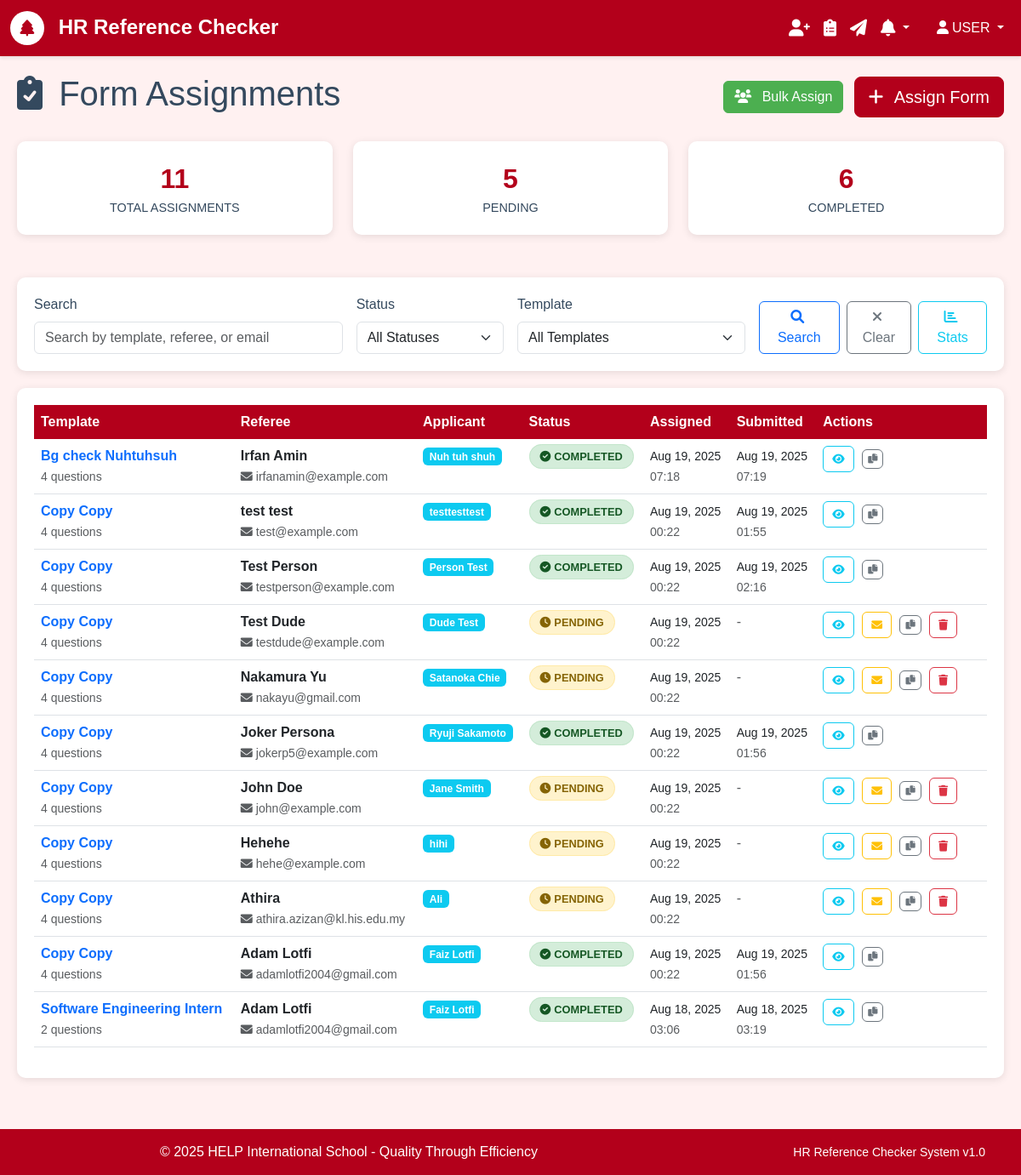
The app's page /forms/ (signed in), older data.
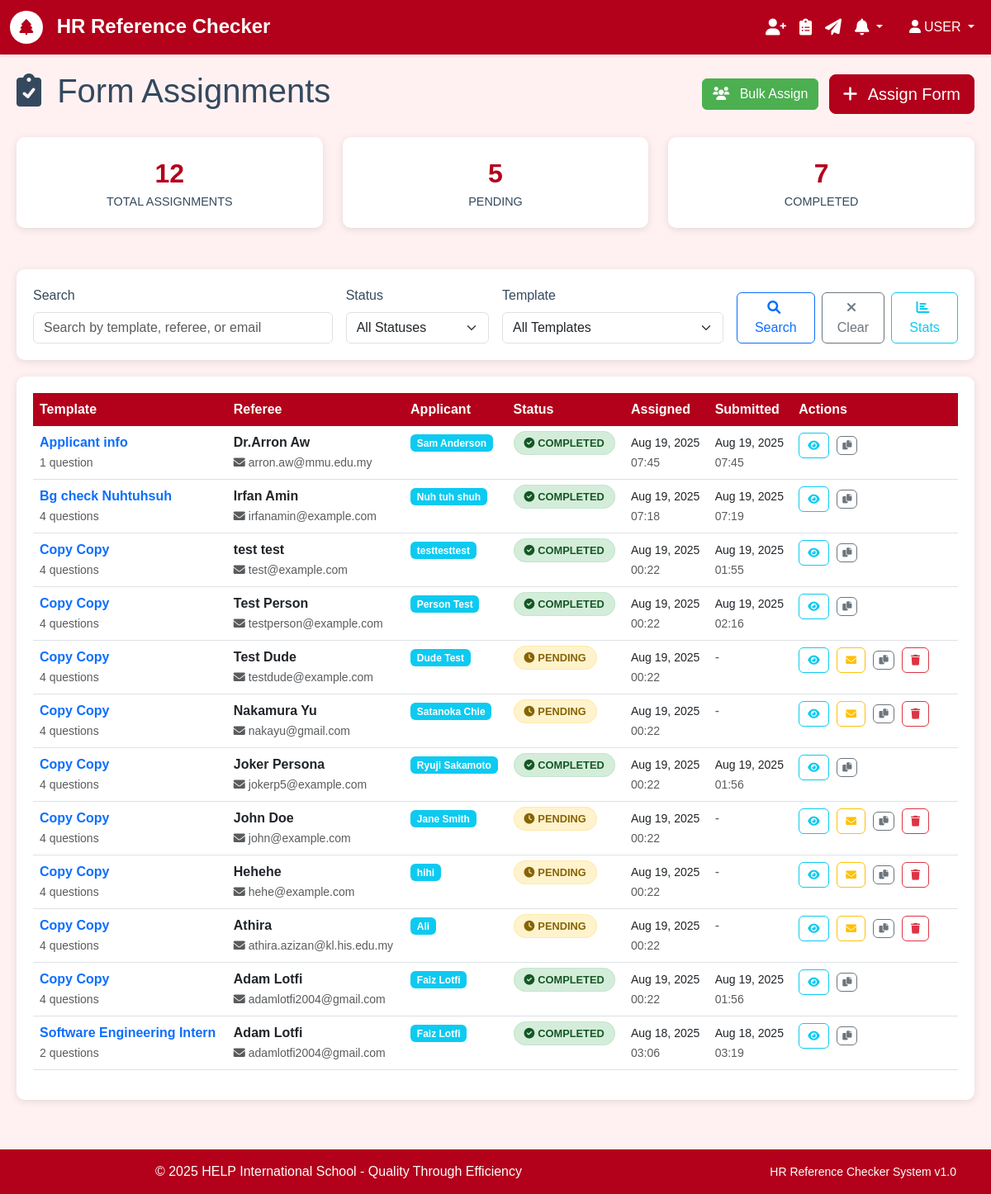
The same page, newer data.
### forms/models.py (models this page shows, shortened)
class Form(models.Model):
    template = models.ForeignKey('form_templates.Template', on_delete=models.CASCADE)
    referee = models.ForeignKey('referees.Referee', on_delete=models.CASCADE)
    unique_token = models.CharField(max_length=255, unique=True, blank=True)
    status = models.CharField(
        max_length=20,
        choices=FormStatus.choices,
        default=FormStatus.PENDING
    )
    created_at = models.DateTimeField(auto_now_add=True)
    submitted_at = models.DateTimeField(null=True, blank=True)
    class Meta:
        ordering = ['-created_at']
        verbose_name = 'Form Assignment'
        verbose_name_plural = 'Form Assignments'
    def generate_access_url(self, base_url="http://localhost:8000"):
        return f"{base_url}/form/{self.unique_token}/"
    def is_expired(self, expiry_days=30):
        expiry_date = self.created_at + timedelta(days=expiry_days)
        return timezone.now() > expiry_date

### form_templates/models.py (models this page shows, shortened)
class Template(models.Model):
    title = models.CharField(max_length=255, validators=[MinLengthValidator(3)])
    description = models.TextField(blank=True, help_text="Brief description of this template")
    instructions = models.TextField(
        blank=True,
        help_text="Instructions shown to referees before filling the form"
    )
    created_by = models.ForeignKey(settings.AUTH_USER_MODEL, on_delete=models.CASCADE)
    is_active = models.BooleanField(default=True)
    created_at = models.DateTimeField(auto_now_add=True)
    updated_at = models.DateTimeField(auto_now=True)
    class Meta:
        ordering = ['-created_at']
        verbose_name = 'Form Template'
        verbose_name_plural = 'Form Templates'
    def get_questions_count(self):
        return self.questions.count()

### referees/models.py (models this page shows, shortened)
class Referee(models.Model):
    name = models.CharField(max_length=255)
    email = models.EmailField()
    phone_regex = RegexValidator(
        regex=r'^\+?1?\d{9,15}$',
        message="Phone number must be entered in the format: '+999999999'. Up to 15 digits allowed."
    )
    phone = models.CharField(validators=[phone_regex], max_length=17, blank=True)
    relationship = models.CharField(max_length=100, help_text="e.g., Former Manager, Colleague, etc.")
    applicant_name = models.CharField(max_length=255, help_text="Name of the person being referenced")
    created_at = models.DateTimeField(auto_now_add=True)
    is_active = models.BooleanField(default=True)
    class Meta:
        ordering = ['-created_at']
        verbose_name = 'Referee'
        verbose_name_plural = 'Referees'

### forms/views.py (the view, shortened to what this page needs)
# urls.py: path('', views.FormListView.as_view(), name='list'),
class FormListView(LoginRequiredMixin, ListView):
    model = Form
    template_name = 'forms/list.html'
    context_object_name = 'form_assignments'
    paginate_by = 20
    def get_queryset(self):
        queryset = Form.objects.select_related(
            'template', 'referee'
        ).order_by('-created_at')
        search_query = self.request.GET.get('search', '').strip()
        status_filter = self.request.GET.get('status', '').strip()
        template_filter = self.request.GET.get('template', '').strip()
        if status_filter:
            queryset = queryset.filter(status=status_filter)
        if template_filter:
            queryset = queryset.filter(template_id=template_filter)
        return queryset
    def get_context_data(self, **kwargs):
        context = super().get_context_data(**kwargs)
        search_form_data = {
            'search': self.request.GET.get('search', ''),
            'status': self.request.GET.get('status', ''),
            'template': self.request.GET.get('template', ''),
        }
        context['search_form'] = FormAssignmentSearchForm(initial=search_form_data)
        context['search_query'] = self.request.GET.get('search', '')
        context['status_filter'] = self.request.GET.get('status', '')
        context['template_filter'] = self.request.GET.get('template', '')
        total_assignments = Form.objects.count()
        pending_assignments = Form.objects.filter(status=FormStatus.PENDING).count()
        completed_assignments = Form.objects.filter(status=FormStatus.COMPLETED).count()
        context['status_choices'] = FormStatus.choices
        context['templates'] = Template.objects.filter(is_active=True).order_by('title')
        context.update({
            'total_assignments': total_assignments,
            'pending_assignments': pending_assignments,
            'completed_assignments': completed_assignments,
        })
        return context

### forms/forms.py
class FormAssignmentSearchForm(forms.Form):
    search = forms.CharField(
        required=False,
        widget=forms.TextInput(attrs={
            'class': 'form-control',
            'placeholder': 'Search by template name, referee name, or email'
        })
    )
    status = forms.ChoiceField(
        required=False,
        choices=[('', 'All Statuses')] + list(Form._meta.get_field('status').choices),
        widget=forms.Select(attrs={
            'class': 'form-select'
        })
    )
    template = forms.ModelChoiceField(
        required=False,
        queryset=Template.objects.filter(is_active=True).order_by('title'),
        widget=forms.Select(attrs={
            'class': 'form-select'
        }),
        empty_label="All Templates"
    )
    referee = forms.ModelChoiceField(
        required=False,
        queryset=Referee.objects.filter(is_active=True).order_by('name'),
        widget=forms.Select(attrs={
            'class': 'form-select'
        }),
        empty_label="All Referees"
    )

### core/models.py (called while the page is built)
    @classmethod
    def get_unread_count(cls, user):
        return cls.objects.filter(user=user, is_read=False, is_dismissed=False).count()

### templates/forms/list.html (shortened to what the changed rows need)
{% extends 'base.html' %}
{% block content %}
<div class="assignment-container">
    <div class="d-flex justify-content-between align-items-center mb-4">
        <h1>
            <i class="fas fa-clipboard-check me-2"></i>
            Form Assignments
        </h1>
    </div>
    <div class="row stats-row">
        <div class="col-md-4">
            <div class="stat-card">
                <div class="stat-number">{{ total_assignments }}</div>
                <div class="stat-label">Total Assignments</div>
            </div>
        </div>
        <div class="col-md-4">
            <div class="stat-card">
                <div class="stat-number">{{ completed_assignments }}</div>
                <div class="stat-label">Completed</div>
            </div>
        </div>
    </div>
    <div class="table-container">
        {% if form_assignments %}
            <div class="table-responsive">
                <table class="table table-hover">
                    <thead>
                        <tr>
                            <th>Template</th>
                            <th>Referee</th>
                            <th>Applicant</th>
                            <th>Status</th>
                            <th>Assigned</th>
                            <th>Submitted</th>
                            <th>Actions</th>
                        </tr>
                    </thead>
                    <tbody>
                        {% for assignment in form_assignments %}
                        <tr>
                            <td>
                                <div class="assignment-info">
                                    <div>
                                        <strong>
                                            <a href="{% url 'forms:detail' assignment.pk %}"
                                               class="text-decoration-none">
                                                {{ assignment.template.title }}
                                            </a>
                                        </strong>
                                        <br>
                                        <small class="text-muted">
                                            {{ assignment.template.get_questions_count }} question{{ assignment.template.get_questions_count|pluralize }}
                                        </small>
                                    </div>
                                </div>
                            </td>
                            <td>
                                <div>
                                    <strong>{{ assignment.referee.name }}</strong>
                                    <br>
                                    <small class="text-muted">
                                        <i class="fas fa-envelope me-1"></i>{{ assignment.referee.email }}
                                    </small>
                                </div>
                            </td>
                            <td>
                                <span class="badge bg-info">{{ assignment.referee.applicant_name }}</span>
                            </td>
                            <td>
                                {% if assignment.status == 'PENDING' %}
                                    <span class="status-badge status-pending">
                                        <i class="fas fa-clock me-1"></i>Pending
                                    </span>
                                {% else %}
                                    <span class="status-badge status-completed">
                                        <i class="fas fa-check-circle me-1"></i>Completed
                                    </span>
                                {% endif %}
                            </td>
                            <td>
                                <small>{{ assignment.created_at|date:"M d, Y" }}</small>
                                <br>
                                <small class="text-muted">{{ assignment.created_at|time:"H:i" }}</small>
                            </td>
                            <td>
                                {% if assignment.submitted_at %}
                                    <small>{{ assignment.submitted_at|date:"M d, Y" }}</small>
                                    <br>
                                    <small class="text-muted">{{ assignment.submitted_at|time:"H:i" }}</small>
                                {% else %}
                                    <span class="text-muted">-</span>
                                {% endif %}
                            </td>
                            <td>
                                <div class="action-buttons-container">
                                    <a href="{% url 'forms:detail' assignment.pk %}"
                                       class="btn btn-outline-info btn-action"
                                       title="View Details">
                                        <i class="fas fa-eye"></i>
                                    </a>
                                    {% if assignment.status == 'PENDING' %}
                                        <a href="{% url 'forms:resend' assignment.pk %}"
                                           class="btn btn-outline-warning btn-action"
                                           title="Resend Email"
                                           onclick="return confirm('Send reminder email to {{ assignment.referee.name }}?')">
                                            <i class="fas fa-envelope"></i>
                                        </a>
                                    {% endif %}
                                    <button class="btn btn-outline-secondary btn-action copy-btn"
                                            title="Copy Form Link"
                                            onclick="copyToClipboard('{{ assignment.generate_access_url }}', this)">
                                        <i class="fas fa-copy"></i>
                                    </button>
                                    {% if assignment.status == 'PENDING' %}
                                        <a href="{% url 'forms:delete' assignment.pk %}"
                                           class="btn btn-outline-danger btn-action"
                                           title="Delete Assignment"
                                           onclick="return confirm('Are you sure you want to delete this assignment?')">
                                            <i class="fas fa-trash"></i>
                                        </a>
                                    {% endif %}
                                </div>
                            </td>
                        </tr>
                        {% endfor %}
                    </tbody>
                </table>
            </div>
        {% endif %}
    </div>
</div>
{% endblock %}

Row changes from the older to the newer data that the page shows:
added Form: template "Applicant info", template.get_questions_count "1", referee.name "Dr.Arron Aw", referee.email "arron.aw@mmu.edu.my", referee.applicant_name "Sam Anderson", status "COMPLETED" (drawn), created_at "Aug 19, 2025", created_at "07:45", submitted_at "Aug 19, 2025", submitted_at "07:45"
Text that changed along with them:
{{ total_assignments }}: "11" → "12"
{{ completed_assignments }}: "6" → "7"
